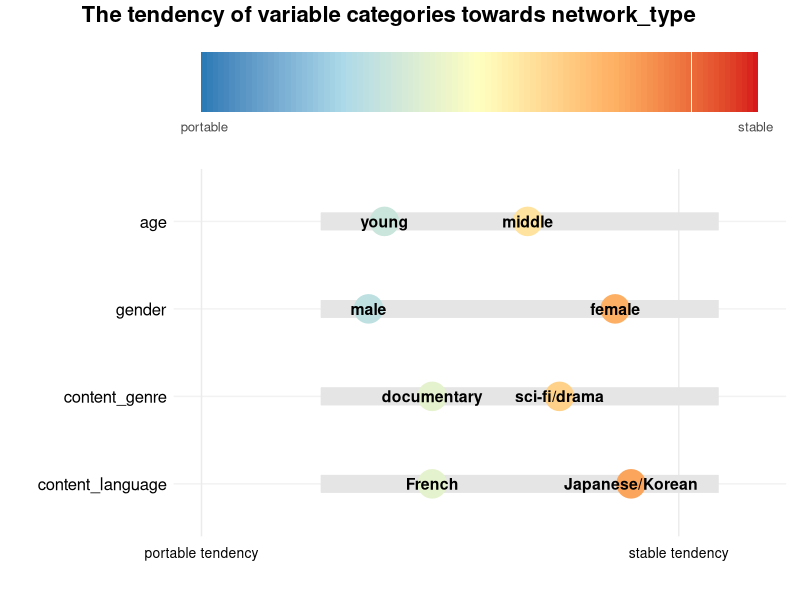

Recreate this plot in R.
library(ggplot2)
library(cowplot)
library(tidyr)

# data
set.seed(123)
data <- data.frame(
  variable = rep(c("gender", "content_language", "content_genre", "age"), each = 2),
  category = c("male", "female",
               "French", "Japanese/Korean", 
               "documentary", "sci-fi/drama",
               "young", "middle"
  ),
  tendency = c(3.1, 6.2,   
               3.9, 6.4,   
               3.9, 5.5,   
               3.3, 5.1)   
)

#
color_bar <- ggplot() +
  geom_tile(data = data.frame(x = 1:100, y = 1),
            aes(x = x, y = y, fill = x), 
            show.legend = FALSE) +
  scale_fill_gradientn(colors = c("#2c7bb6", "#abd9e9", "#ffffbf", "#fdae61", "#d7191c"),
                       limits = c(1, 100)) +
  scale_x_continuous(breaks = c(1, 100),
                     labels = c("portable", "stable")) +
  labs(x = "", y = "") +
  theme_minimal() +
  theme(
    axis.text.y = element_blank(),
    axis.ticks.y = element_blank(),
    panel.grid = element_blank(),
    text = element_text(size = 12),
    plot.margin = margin(t = 5, b = 5)
  )

# 
main_plot <- ggplot(data, aes(x = tendency, y = reorder(variable, -tendency), 
                              fill = tendency, color = after_scale(fill))) +
  geom_segment(aes(x = 2.5, xend = 7.5, yend = reorder(variable, -tendency)), 
               color = "gray90", linewidth = 6) +
  geom_point(shape = 21, size = 8, stroke = 1.5) +
  geom_text(aes(label = category), color = "black", fontface = "bold", size = 4) +
  scale_fill_gradientn(colors = c("#2c7bb6", "#abd9e9", "#ffffbf", "#fdae61", "#d7191c"),
                       limits = c(1, 8)) +
  scale_x_continuous(limits = c(1, 8), 
                     breaks = c(1, 7),
                     labels = c("portable tendency", "stable tendency")) +
  labs(x = "", y = "") +
  theme_minimal() +
  theme(
    panel.grid.major.y = element_line(color = "grey95"),
    panel.grid.minor = element_blank(),
    legend.position = "none",
    axis.text = element_text(size = 12, color = "black"),
    axis.text.x = element_text(size = 10, margin = margin(t = 5)),
    plot.margin = margin(t = 5, b = 15, l = 10, r = 10)
  )

#
title <- ggdraw() + 
  draw_label("The tendency of variable categories towards network_type", 
             fontface = 'bold', size = 16, x = 0, hjust = 0.15) +
  theme(plot.margin = margin(t = 0, b = 10, l = 10))

# 
final_plot <- plot_grid(
  title,
  color_bar,
  main_plot,
  ncol = 1,
  rel_heights = c(0.07, 0.2, 0.73), 
  align = "v"
)

# 
print(final_plot)